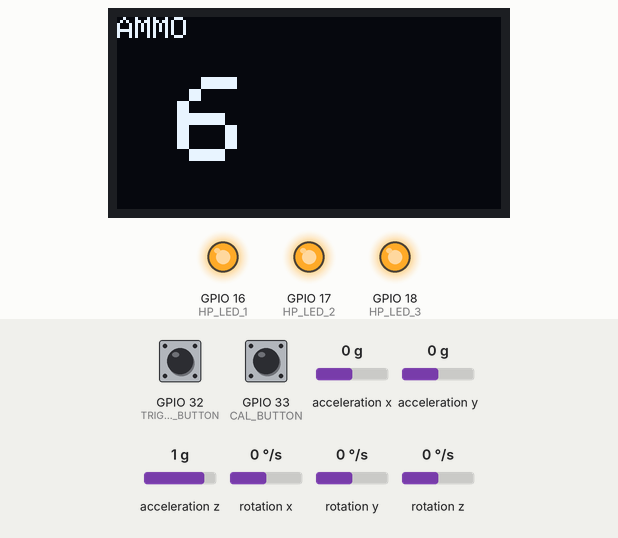
A sketch run on a simulated ESP32. On the bench: 128×64 one-colour display, output pins drawn as LEDs (lit = HIGH). The inputs (shaded band) are chosen by the test bench; at power-on: GPIO 32 (TRIGGER_BUTTON) HIGH, GPIO 33 (CAL_BUTTON) HIGH, acceleration x 0 g, acceleration y 0 g, acceleration z 1 g, rotation x 0 °/s, rotation y 0 °/s, rotation z 0 °/s. WiFi joins after 1.5 s; servers stay silent unless stated; what the sketch prints to the serial monitor is not drawn.

Above: at 3.1 s.

The sketch:

WifiGun_Unity.ino
```cpp
#include <WiFi.h>
#include <WiFiUdp.h>
#include <Wire.h>
#include <Adafruit_GFX.h>
#include <Adafruit_SSD1306.h>

#include "config.h"
#include "I2Cdev.h"
#include "MPU6050_6Axis_MotionApps20.h"

MPU6050 mpu;
WiFiUDP udp;

// Your PC IP Address
const char* udpAddress = "10.32.110.222";
const int udpSendPort = 4210;
const int udpReceivePort = 4211;

// =========================
// BUTTON PINS
// =========================
#define TRIGGER_BUTTON 32
#define CAL_BUTTON 33

// =========================
// MPU VARIABLES
// =========================
bool dmpReady = false;
uint8_t devStatus;
uint16_t packetSize;
uint16_t fifoCount;
uint8_t fifoBuffer[64];

// =========================
// DISPLAY VARIABLES
// =========================
#define SCREEN_WIDTH 128
#define SCREEN_HEIGHT 64

// =========================
// HP LEDs
// =========================
#define HP_LED_1 16
#define HP_LED_2 17
#define HP_LED_3 18
int hp = 3;

#define OLED_RESET -1

Adafruit_SSD1306 display(
    SCREEN_WIDTH,
    SCREEN_HEIGHT,
    &Wire,
    OLED_RESET
);

Quaternion q;
VectorFloat gravity;
float ypr[3];

int ammo = 6;

// Calibration offset
float yawOffset = 0;
float rollOffset = 0;

void setup()
{
    Serial.begin(115200);

    // LEDs
    pinMode(HP_LED_1, OUTPUT);
    pinMode(HP_LED_2, OUTPUT);
    pinMode(HP_LED_3, OUTPUT);

    // Buttons
    pinMode(TRIGGER_BUTTON, INPUT_PULLUP);
    pinMode(CAL_BUTTON, INPUT_PULLUP);

    // I2C
    Wire.begin(21, 22);

    if(!display.begin(
        SSD1306_SWITCHCAPVCC,
        0x3C
    ))
    {
        Serial.println("OLED failed");

        while(1);
    }

    display.clearDisplay();

    display.setTextColor(SSD1306_WHITE);

    display.display();

    Wire.setClock(400000);

    // WiFi
    WiFi.begin(ssid, password);

    Serial.print("Connecting to WiFi");

    while (WiFi.status() != WL_CONNECTED)
    {
        delay(500);
        Serial.print(".");
    }

    Serial.println("\nWiFi connected!");
    Serial.print("IP Address: ");
    Serial.println(WiFi.localIP());

    // UDP LISTENER
    udp.begin(udpReceivePort);

    Serial.print("Listening UDP on ");
    Serial.println(udpReceivePort);

    delay(1000);

    // MPU6050
    mpu.initialize();

    if (mpu.dmpInitialize() == 0)
    {
        mpu.setDMPEnabled(true);
        dmpReady = true;

        Serial.println("DMP Ready!");
    }
    else
    {
        Serial.println("DMP Initialization Failed!");
    }

    updateOLED();
    updateHPLEDs();
}

void loop()
{
    if (!dmpReady)
        return;

    // Read DMP packet
    if (mpu.dmpGetCurrentFIFOPacket(fifoBuffer))
    {
        mpu.dmpGetQuaternion(&q, fifoBuffer);
        mpu.dmpGetGravity(&gravity, &q);
        mpu.dmpGetYawPitchRoll(ypr, &q, &gravity);

        // Convert radians to degrees
        float yaw =
            ypr[0] * 180.0 / M_PI;

        float pitch =
            ypr[1] * 180.0 / M_PI;

        float roll =
            ypr[2] * 180.0 / M_PI;

        // =========================
        // CALIBRATION BUTTON
        // =========================
        if (digitalRead(CAL_BUTTON) == LOW)
        {
            yawOffset = yaw;
            rollOffset = roll;
            delay(300);
        }

        // Apply offset
        yaw -= yawOffset;
        roll -= rollOffset;

        // =========================
        // TRIGGER BUTTON
        // =========================
        int trigger =
            (digitalRead(TRIGGER_BUTTON) == LOW) ? 1 : 0;

        // =========================
        // CREATE UDP PACKET
        // =========================
        char packet[128];

        sprintf(packet,
                "%.2f,%.2f,%d",
                yaw,
                roll,
                trigger);

        // Send UDP packet
        udp.beginPacket(udpAddress, udpSendPort);
        udp.write((uint8_t*)packet, strlen(packet));
        udp.endPacket();

        // Debug
        // Serial.println(packet);
        // Serial.print("Trigger: ");
        // Serial.print(digitalRead(TRIGGER_BUTTON));

        // Serial.print(" | Cal: ");
        // Serial.println(digitalRead(CAL_BUTTON));

        receiveHUDData();
    }
    delay(5);
}

void receiveHUDData()
{
    int packetSize =
        udp.parsePacket();

    if(packetSize)
    {
        char incomingPacket[255];

        int len =
            udp.read(
                incomingPacket,
                255
            );

        if(len > 0)
        {
            incomingPacket[len] = 0;
        }

        Serial.print("Received: ");
        Serial.println(incomingPacket);

        // PARSE CSV
        int receivedAmmo;
        int receivedHP;

        sscanf(
            incomingPacket,
            "%d,%d",
            &receivedAmmo,
            &receivedHP
        );

        ammo = receivedAmmo;
        hp = receivedHP;

        // UPDATE DEVICES
        updateOLED();
        updateHPLEDs();

        Serial.print("Ammo: ");
        Serial.println(ammo);

        Serial.print("HP: ");
        Serial.println(hp);
    }
}

void updateOLED()
{
    display.clearDisplay();

    // TITLE
    display.setTextSize(1);

    display.setCursor(0,0);

    display.println("AMMO");

    // BIG NUMBER
    display.setTextSize(4);

    display.setCursor(20,20);

    display.println(ammo);

    display.display();
}

void updateHPLEDs()
{
    digitalWrite(
        HP_LED_1,
        hp >= 1
    );

    digitalWrite(
        HP_LED_2,
        hp >= 2
    );

    digitalWrite(
        HP_LED_3,
        hp >= 3
    );
}
```

config.h
```cpp
#ifndef CONFIG_H
#define CONFIG_H

const char* ssid = "*";
const char* password = "HapeBintang";

#endif
```
